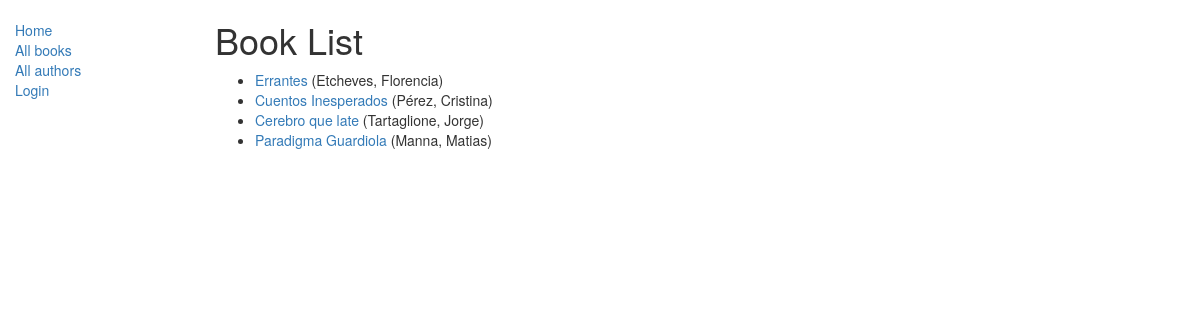
/catalog/books/, run on an earlier commit of the app's database.
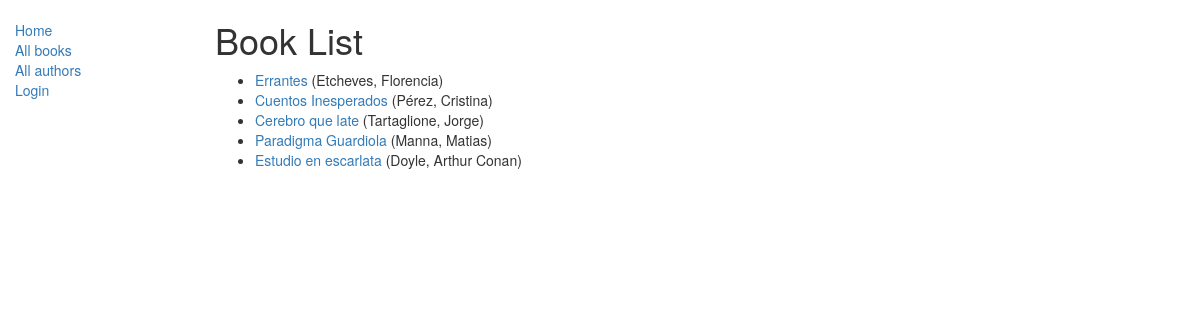
And on a later commit of the database.
### catalog/models.py (models this page shows, shortened)
class Book(models.Model):
    title = models.CharField(max_length=200)
    author = models.ForeignKey('Author', on_delete=models.SET_NULL, null=True)
    summary = models.TextField(max_length=1000, help_text="Enter a brief description of the book")
    isbn = models.CharField('ISBN',max_length=13, help_text='13 Character <a href="https://www.isbn-international.org/content/what-isbn">ISBN number</a>')
    genre = models.ManyToManyField(Genre, help_text="Select a genre for this book")
    lenguaje = models.ForeignKey('Lenguaje', on_delete=models.SET_NULL, null=True)
    def get_absolute_url(self):
        return reverse('book-detail', args=[str(self.id)])
    def display_genre(self):
        """
        Creates a string for the Genre. This is required to display genre in Admin.
        """
        return ', '.join([ genre.name for genre in self.genre.all()[:3] ])
    display_genre.short_description = 'Genre'
    class Meta:
        permissions = (
            ("can_add_mod_del_books", "Add, modify or delete books"),
        )

class Author(models.Model):
    first_name = models.CharField(max_length=100)
    last_name = models.CharField(max_length=100)
    date_of_birth = models.DateField(null=True, blank=True)
    date_of_death = models.DateField('died', null=True, blank=True)
    def __str__(self):
        return '{0}, {1}'.format(self.last_name, self.first_name)
    class Meta:
        ordering = ['-id']
        permissions = (
            ("can_add_mod_del_authors", "Add, modify or delete authors"),
        )

### catalog/views.py (the view)
class BookListView(generic.ListView):
    model = Book
    template_name = 'book_list.html'  # Specify your own template name/location
    paginate_by = 10
    def get_queryset(self):
        return Book.objects.all()
    def get_context_data(self, **kwargs):
        context = super(BookListView, self).get_context_data(**kwargs)
        context['some_data'] = 'This is just some data'
        return context

### catalog/templates/catalog/book_list.html (shortened to what this page needs)
{% extends "base_generic.html" %}
{% block content %}
    <h1>Book List</h1>
    {% if book_list %}
    <ul>
      {% for book in book_list %}
      <li>
        <a href="{{ book.get_absolute_url }}">{{ book.title }}</a> ({{book.author}})
      </li>
      {% endfor %}
    </ul>
    {% else %}
      <p>There are no books in the library.</p>
    {% endif %}
{% endblock %}

What changed in the data, as far as the page shows it:
added Book: title "Estudio en escarlata", author "Doyle, Arthur Conan"
